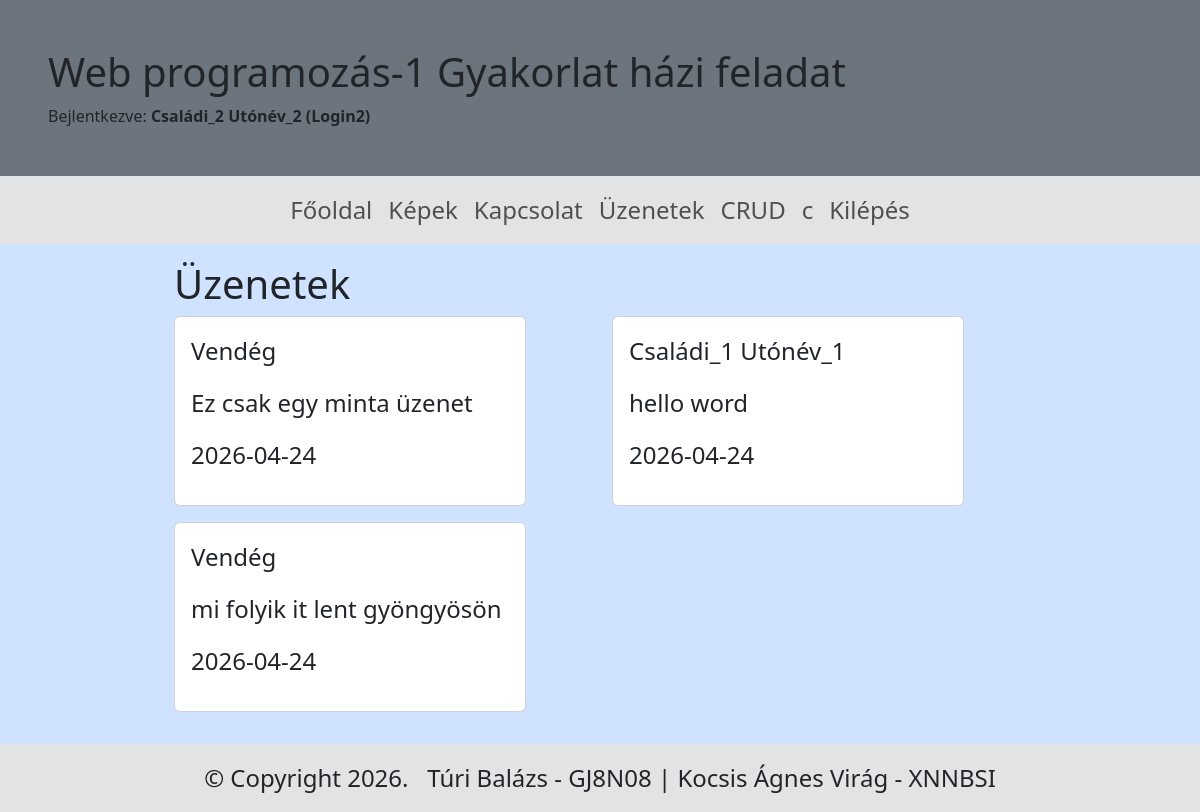
Screenshot of /uzenetek (signed in) with the database file from the repository.
### tables this page shows
CREATE TABLE `uzenetek` (
  `id` int(11) NOT NULL,
  `nev` varchar(30) NOT NULL,
  `uzenet` varchar(100) NOT NULL,
  `ido` date NOT NULL DEFAULT current_timestamp()
);

### index.php (called while the page is built, shortened)
<?php
	include('./templates/index.tpl.php');
?>

### templates/pages/uzenetek.tpl.php (the view)
<?php
$host = "localhost";
$db = "webprog";
$user = "root";
$pass = "";
try {
    $pdo = new PDO( "mysql:host=$host;dbname=$db;charset=UTF8", $user, $pass, [PDO::ATTR_ERRMODE => PDO::ERRMODE_EXCEPTION, PDO::ATTR_DEFAULT_FETCH_MODE => PDO::FETCH_ASSOC]);
} catch (PDOException $e) {
    die("Database connection failed");
}
$stmt = $pdo->prepare('SELECT * FROM uzenetek');
$stmt->execute();
?>
<div class="align-items-center container w-75">
    <div class="row">
        <h1>Üzenetek</h1>
        <?php
        while ($data = $stmt->fetch(PDO::FETCH_ASSOC)) {
            ?>
            <div class="col">
                <div class="card mb-3" style="width: 22rem;">
                    <div class="card-body">
                        <p><?php echo $data['nev']; ?></p>
                        <p><?php echo $data['uzenet']; ?></p>
                        <p><?php echo $data['ido']; ?></p>
                    </div>
                </div>
            </div>
        <?php
        }
        ?>
</div>

### rows the page displays
uzenetek: nev "Vendég", uzenet "Ez csak egy minta üzenet", ido "2026-04-24"
uzenetek: nev "Családi_1 Utónév_1", uzenet "hello word", ido "2026-04-24"
uzenetek: nev "Vendég", uzenet "mi folyik it lent gyöngyösön", ido "2026-04-24"

### other values shown
$fejlec['cim'] "Web programozás-1 Gyakorlat házi feladat"
$_SESSION['csn'] "Családi_2"
$_SESSION['un'] "Utónév_2"
$_SESSION['login'] "Login2"
$oldal['szoveg'] "Főoldal"
$oldal['szoveg'] "Képek"
$oldal['szoveg'] "Kapcsolat"
$oldal['szoveg'] "Üzenetek"
$oldal['szoveg'] "CRUD"
$oldal['szoveg'] "c"
$oldal['szoveg'] "Kilépés"
$lablec['copyright'] "Copyright 2026."
$lablec['ceg'] "Túri Balázs - GJ8N08 | Kocsis Ágnes Virág - XNNBSI"
